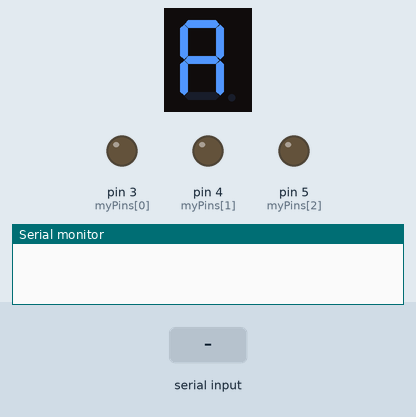
Bench run of a sketch on a simulated Arduino Uno, built with avr-gcc and run on an emulated ATmega328P. Shown: 1-digit seven-segment display, output pins drawn as LEDs (lit = HIGH), the last lines printed to the serial monitor. Wiring (inferred from the names in the program): 1-digit 7-segment display, segments lit when LOW: segments pin 14, pin 15, pin 16, pin 17, pin 18, pin 19, pin 2. The inputs (shaded band) are chosen by the test bench. The segment pins are drawn as the display they are named for; pins used as bus, display or sensor lines are not drawn.

Above: at 1.6 s.
1.7 s: "1" received over Serial
At 3.4 s:
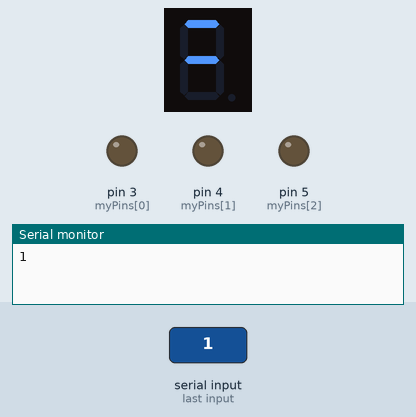
4.7 s: "0" received over Serial
At 6.9 s:
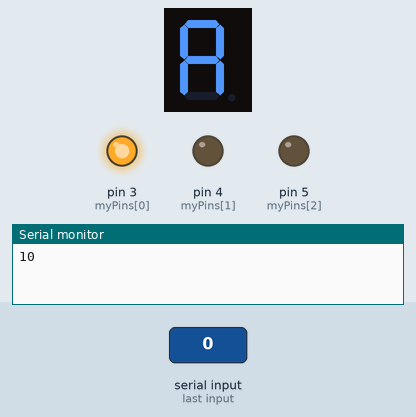
Timing chart, 0 to 8.4 s (numbered marks = the images above; inputs shaded):
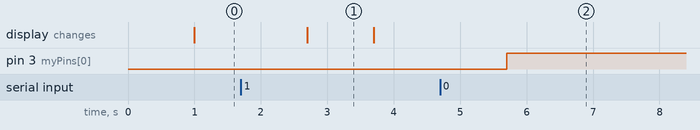

Measured:
- after the input at 1.7 s, the display: changes after 1.0 s (image 1)
- after the input at 4.7 s, pin 3 (myPins[0]): LOW → HIGH after 1.0 s
- what the display in image 1 shows lasts 1.0 s, from 2.7 s to 3.7 s

The sketch:

workingledControl.ino
```cpp
int a = 14;  //For displaying segment "a"
int b = 15;  //For displaying segment "b"
int c = 16;  //For displaying segment "c"
int d = 17;  //For displaying segment "d"
int e = 18;  //For displaying segment "e"
int f = 19;  //For displaying segment "f"
int g = 2;   //For displaying segment "g"
int myPins[] = {3, 4, 5};

void setup()
{
  pinMode(a, OUTPUT);  //A
  pinMode(b, OUTPUT);  //B
  pinMode(c, OUTPUT);  //C
  pinMode(d, OUTPUT);  //D
  pinMode(e, OUTPUT);  //E
  pinMode(f, OUTPUT);  //F
  pinMode(g, OUTPUT);  //G

  Serial.begin(115200);
  for (int i=0; i<3; i++)
  {
  pinMode(myPins[i], OUTPUT);
  }

}

void disp_Led (String str)
{
  String myString = str;
for (int i=0; i<myString.length(); i++)
  {
    if (myString[i] == '0')
     {
        digitalWrite(myPins[i], HIGH);
     }
    else if(myString[i] == '1')
     {
       digitalWrite(myPins[i], LOW );
     }

  }

}

void displayDigit(int digit)
{
  //Conditions for displaying segment a
  if (digit != 5 && digit != 6)
    digitalWrite(a, LOW);

  //Conditions for displaying segment b
  if (digit != 1 && digit != 4)
    digitalWrite(b, LOW);

  //Conditions for displaying segment c
  if (digit != 1 && digit != 2 && digit != 3 && digit != 7)
    digitalWrite(c, LOW);

  //Conditions for displaying segment d
  if (digit != 1 && digit != 0 && digit != 7)
    digitalWrite(d, LOW);

  //Conditions for displaying segment e
  if (digit != 1 && digit != 3 && digit != 4 && digit != 5 && digit != 7 && digit != 9)
    digitalWrite(e, LOW);

  //Conditions for displaying segment f
  if (digit != 1 && digit != 4 && digit != 7)
    digitalWrite(f, LOW);

  //Conditions for displaying segment g
  if (digit != 2)
    digitalWrite(g, LOW);

}
void turnOff()
{
  digitalWrite(a, HIGH);
  digitalWrite(b, HIGH);
  digitalWrite(c, HIGH);
  digitalWrite(d, HIGH);
  digitalWrite(e, HIGH);
  digitalWrite(f, HIGH);
  digitalWrite(g, HIGH);
}

void Print(String str)
{
  int res = 0; // Initialize result
  String myString = str;
  // Pick a starting point
    for (int i=0; i<myString.length(); i++)
      {
        if (myString[i] == '1')
        res++;
      }
    turnOff();
    displayDigit(res);
}

void loop()
{
    //Find the value of gotten from Rasp
 // while(Serial.available() > 0 )
 // {
    //Read string
    String a_String = Serial.readString();
    Serial.print(a_String);

//    if (a_String == "101") {
//     Serial.print("works");
//     disp_Led(a_String);
//
//    }
//    else if (a_String == "111") {
//      Serial.print("111 works");
//      disp_Led(a_String);
//
//    }
    //Serial.print("test");
    //String a_String = "000";
    disp_Led(a_String);
    Print(a_String);
 // }
}
```
